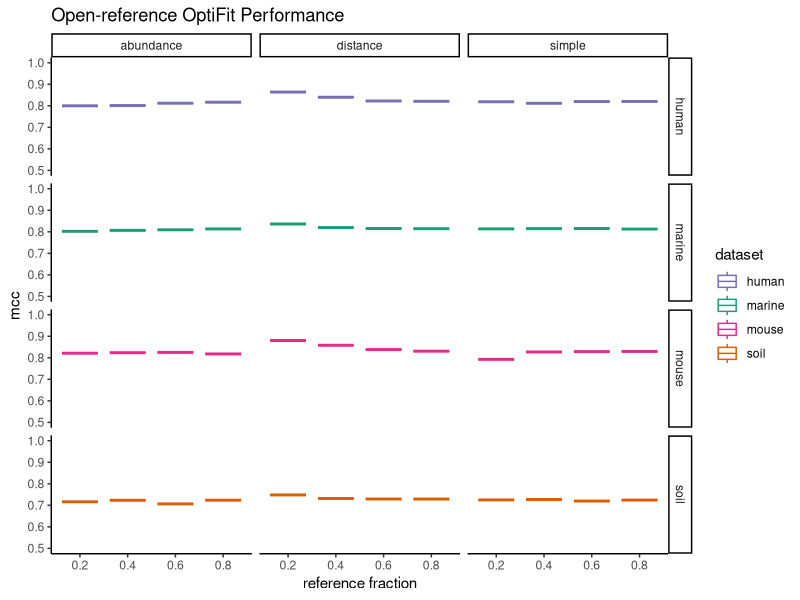
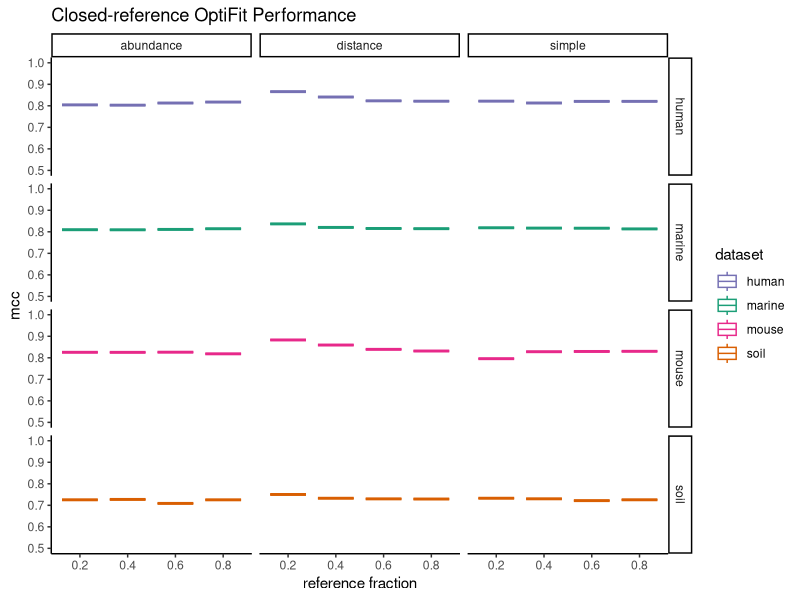
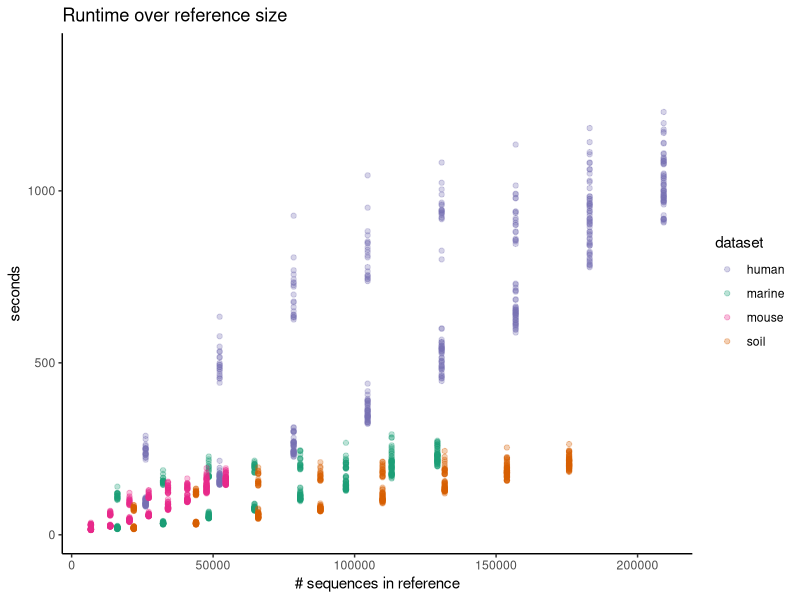
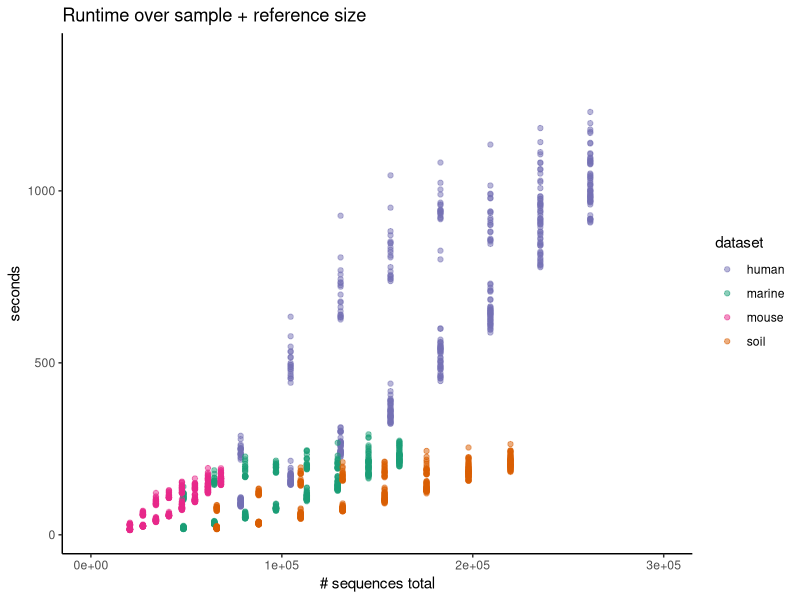
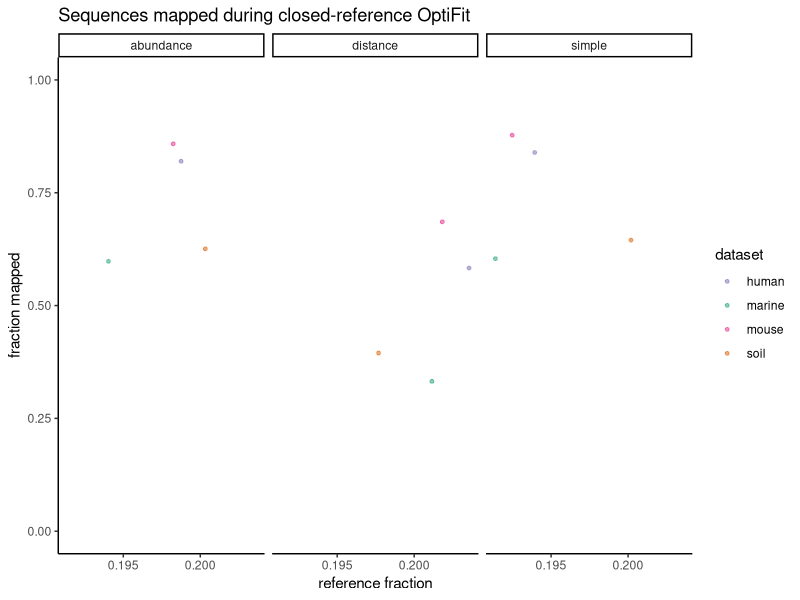

Write the R code that produced these figures, in order.
## ---- chunk 1
knitr::opts_chunk$set(echo = TRUE,
                      message = FALSE,
                      fig.path = "figures/"
                      )
## ---- chunk 2
library(cowplot)
library(ggtext)
library(here)
library(knitr)
library(tidyverse)
theme_set(theme_classic())
color_palette <- RColorBrewer::brewer.pal(4, "Dark2")
dataset_colors <- c(
  human = color_palette[[3]],
  marine = color_palette[[1]],
  mouse = color_palette[[4]],
  soil = color_palette[[2]]
)
## ---- chunk 3
sensspec_fit <-
  read_tsv(here('subworkflows/3_fit_sample_subset/results/sensspec.tsv'))
## ---- chunk 4
sensspec_fit %>%
  filter(method == 'open') %>% 
  group_by(dataset, ref_weight) %>%
  ggplot(aes(x = as.factor(ref_frac), y = mcc, color = dataset)) +
  geom_boxplot() +
  scale_color_manual(values = dataset_colors) +
  ylim(0.5, 1) +
  facet_grid(dataset ~ ref_weight) +
  labs(title='Open-reference OptiFit Performance',
       x='reference fraction')
## ---- chunk 5
sensspec_fit %>%
  filter(method == 'closed') %>% 
  group_by(dataset, ref_weight) %>%
  ggplot(aes(x = as.factor(ref_frac), y = mcc, color = dataset)) +
  geom_boxplot() +
  scale_color_manual(values = dataset_colors) +
  ylim(0.5, 1) +
  facet_grid(dataset ~ ref_weight) +
  labs(title='Closed-reference OptiFit Performance',
       x='reference fraction')
## ---- chunk 6
runtime <- full_join(
  read_tsv(here('subworkflows/3_fit_sample_subset/results/benchmarks.tsv')),
  read_tsv(here('subworkflows/3_fit_sample_subset/results/input_sizes.tsv'))
  )
runtime %>% ggplot(aes(x=num_ref_seqs, y=s, color=dataset)) +
  geom_point(alpha = 0.3) +
  scale_color_manual(values = dataset_colors) +
  labs(title = 'Runtime over reference size',
       x = '# sequences in reference',
       y = 'seconds')
## ---- chunk 7
runtime %>% 
  mutate(num_total_seqs = num_ref_seqs + num_sample_seqs) %>% 
  ggplot(aes(x=num_total_seqs, y=s, color=dataset)) +
  geom_point(alpha = 0.5) +
  scale_color_manual(values = dataset_colors) +
  xlim(0, 300000) +
  labs(title = 'Runtime over sample + reference size',
       x = '# sequences total',
       y = 'seconds')
## ---- chunk 8
fractions <- read_tsv(here('subworkflows/3_fit_sample_subset/results/fraction_reads_mapped.tsv'))
fractions %>% 
  group_by(dataset, ref_weight, ref_frac) %>% 
  ggplot(aes(x=ref_frac, y=fraction_mapped, color=dataset)) +
  geom_jitter(alpha = 0.5, width = 0.01, size=1) +
  scale_color_manual(values = dataset_colors) +
  facet_wrap("ref_weight") +
  ylim(0, 1) +
  labs(title="Sequences mapped during closed-reference OptiFit",
       x='reference fraction',
       y='fraction mapped')
